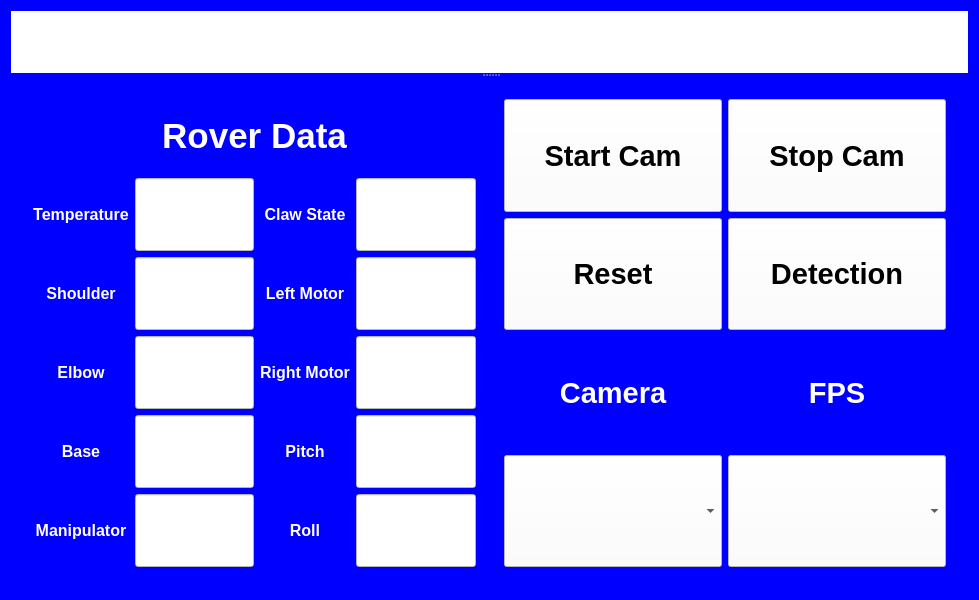
<?xml version="1.0" encoding="UTF-8"?>
<ui version="4.0">
 <class>MainWindow</class>
 <widget class="QWidget" name="MainWindow">
  <property name="geometry">
   <rect>
    <x>0</x>
    <y>0</y>
    <width>979</width>
    <height>600</height>
   </rect>
  </property>
  <property name="windowTitle">
   <string>MainWindow</string>
  </property>
  <property name="styleSheet">
   <string notr="true">background:blue;</string>
  </property>
  <layout class="QGridLayout" name="gridLayout">
   <item row="0" column="0">
    <widget class="QSplitter" name="splitter">
     <property name="orientation">
      <enum>Qt::Vertical</enum>
     </property>
     <widget class="QWidget" name="pic" native="true">
      <property name="sizePolicy">
       <sizepolicy hsizetype="Preferred" vsizetype="Preferred">
        <horstretch>0</horstretch>
        <verstretch>0</verstretch>
       </sizepolicy>
      </property>
      <property name="styleSheet">
       <string notr="true">image:url(/home/ieee-2/Pictures/Bulls.jpg);
background:white;
</string>
      </property>
     </widget>
     <widget class="QWidget" name="widget_2" native="true">
      <property name="sizePolicy">
       <sizepolicy hsizetype="Preferred" vsizetype="Preferred">
        <horstretch>0</horstretch>
        <verstretch>0</verstretch>
       </sizepolicy>
      </property>
      <layout class="QGridLayout" name="gridLayout_2">
       <item row="0" column="0">
        <widget class="QWidget" name="widget_3" native="true">
         <property name="sizePolicy">
          <sizepolicy hsizetype="Preferred" vsizetype="Preferred">
           <horstretch>1</horstretch>
           <verstretch>0</verstretch>
          </sizepolicy>
         </property>
         <layout class="QGridLayout" name="gridLayout_4">
          <item row="4" column="0">
           <widget class="QLabel" name="label_4">
            <property name="sizePolicy">
             <sizepolicy hsizetype="Preferred" vsizetype="Preferred">
              <horstretch>0</horstretch>
              <verstretch>1</verstretch>
             </sizepolicy>
            </property>
            <property name="font">
             <font>
              <family>Ubuntu</family>
              <pointsize>12</pointsize>
              <weight>75</weight>
              <bold>true</bold>
             </font>
            </property>
            <property name="styleSheet">
             <string notr="true">color: rgb(255, 255, 255);</string>
            </property>
            <property name="text">
             <string>Base</string>
            </property>
            <property name="alignment">
             <set>Qt::AlignCenter</set>
            </property>
           </widget>
          </item>
          <item row="1" column="0">
           <widget class="QLabel" name="label">
            <property name="sizePolicy">
             <sizepolicy hsizetype="Preferred" vsizetype="Preferred">
              <horstretch>0</horstretch>
              <verstretch>1</verstretch>
             </sizepolicy>
            </property>
            <property name="font">
             <font>
              <family>Ubuntu</family>
              <pointsize>12</pointsize>
              <weight>75</weight>
              <bold>true</bold>
             </font>
            </property>
            <property name="styleSheet">
             <string notr="true">color: rgb(255, 255, 255);</string>
            </property>
            <property name="text">
             <string>Temperature</string>
            </property>
            <property name="alignment">
             <set>Qt::AlignCenter</set>
            </property>
           </widget>
          </item>
          <item row="2" column="1">
           <widget class="QLineEdit" name="xboxLabelShoulder">
            <property name="sizePolicy">
             <sizepolicy hsizetype="Expanding" vsizetype="Preferred">
              <horstretch>0</horstretch>
              <verstretch>1</verstretch>
             </sizepolicy>
            </property>
            <property name="font">
             <font>
              <family>Ubuntu</family>
              <pointsize>12</pointsize>
              <weight>75</weight>
              <italic>false</italic>
              <bold>true</bold>
             </font>
            </property>
            <property name="styleSheet">
             <string notr="true">background-color: rgb(255, 255, 255);</string>
            </property>
            <property name="alignment">
             <set>Qt::AlignCenter</set>
            </property>
            <property name="readOnly">
             <bool>true</bool>
            </property>
           </widget>
          </item>
          <item row="5" column="0">
           <widget class="QLabel" name="label_5">
            <property name="sizePolicy">
             <sizepolicy hsizetype="Preferred" vsizetype="Preferred">
              <horstretch>0</horstretch>
              <verstretch>1</verstretch>
             </sizepolicy>
            </property>
            <property name="font">
             <font>
              <family>Ubuntu</family>
              <pointsize>12</pointsize>
              <weight>75</weight>
              <bold>true</bold>
             </font>
            </property>
            <property name="styleSheet">
             <string notr="true">color: rgb(255, 255, 255);</string>
            </property>
            <property name="text">
             <string>Manipulator</string>
            </property>
            <property name="alignment">
             <set>Qt::AlignCenter</set>
            </property>
           </widget>
          </item>
          <item row="3" column="1">
           <widget class="QLineEdit" name="xboxLabelElbow">
            <property name="sizePolicy">
             <sizepolicy hsizetype="Expanding" vsizetype="Preferred">
              <horstretch>0</horstretch>
              <verstretch>1</verstretch>
             </sizepolicy>
            </property>
            <property name="font">
             <font>
              <family>Ubuntu</family>
              <pointsize>12</pointsize>
              <weight>75</weight>
              <italic>false</italic>
              <bold>true</bold>
             </font>
            </property>
            <property name="styleSheet">
             <string notr="true">background-color: rgb(255, 255, 255);</string>
            </property>
            <property name="alignment">
             <set>Qt::AlignCenter</set>
            </property>
            <property name="readOnly">
             <bool>true</bool>
            </property>
           </widget>
          </item>
          <item row="3" column="2">
           <widget class="QLabel" name="label_9">
            <property name="sizePolicy">
             <sizepolicy hsizetype="Preferred" vsizetype="Preferred">
              <horstretch>0</horstretch>
              <verstretch>1</verstretch>
             </sizepolicy>
            </property>
            <property name="font">
             <font>
              <family>Ubuntu</family>
              <pointsize>12</pointsize>
              <weight>75</weight>
              <bold>true</bold>
             </font>
            </property>
            <property name="styleSheet">
             <string notr="true">color: rgb(255, 255, 255);</string>
            </property>
            <property name="text">
             <string>Right Motor</string>
            </property>
            <property name="alignment">
             <set>Qt::AlignCenter</set>
            </property>
           </widget>
          </item>
          <item row="2" column="3">
           <widget class="QLineEdit" name="xboxLabelLeftMotor">
            <property name="sizePolicy">
             <sizepolicy hsizetype="Expanding" vsizetype="Preferred">
              <horstretch>0</horstretch>
              <verstretch>1</verstretch>
             </sizepolicy>
            </property>
            <property name="font">
             <font>
              <family>Ubuntu</family>
              <pointsize>12</pointsize>
              <weight>75</weight>
              <italic>false</italic>
              <bold>true</bold>
             </font>
            </property>
            <property name="styleSheet">
             <string notr="true">background-color: rgb(255, 255, 255);</string>
            </property>
            <property name="alignment">
             <set>Qt::AlignCenter</set>
            </property>
            <property name="readOnly">
             <bool>true</bool>
            </property>
           </widget>
          </item>
          <item row="4" column="1">
           <widget class="QLineEdit" name="xboxLabelBase">
            <property name="sizePolicy">
             <sizepolicy hsizetype="Expanding" vsizetype="Preferred">
              <horstretch>0</horstretch>
              <verstretch>1</verstretch>
             </sizepolicy>
            </property>
            <property name="font">
             <font>
              <family>Ubuntu</family>
              <pointsize>12</pointsize>
              <weight>75</weight>
              <italic>false</italic>
              <bold>true</bold>
             </font>
            </property>
            <property name="styleSheet">
             <string notr="true">background-color: rgb(255, 255, 255);</string>
            </property>
            <property name="alignment">
             <set>Qt::AlignCenter</set>
            </property>
            <property name="readOnly">
             <bool>true</bool>
            </property>
           </widget>
          </item>
          <item row="1" column="3">
           <widget class="QLineEdit" name="xboxLabelClawState">
            <property name="sizePolicy">
             <sizepolicy hsizetype="Expanding" vsizetype="Preferred">
              <horstretch>0</horstretch>
              <verstretch>1</verstretch>
             </sizepolicy>
            </property>
            <property name="font">
             <font>
              <family>Ubuntu</family>
              <pointsize>12</pointsize>
              <weight>75</weight>
              <italic>false</italic>
              <bold>true</bold>
             </font>
            </property>
            <property name="styleSheet">
             <string notr="true">background-color: rgb(255, 255, 255);</string>
            </property>
            <property name="alignment">
             <set>Qt::AlignCenter</set>
            </property>
            <property name="readOnly">
             <bool>true</bool>
            </property>
           </widget>
          </item>
          <item row="1" column="2">
           <widget class="QLabel" name="label_7">
            <property name="sizePolicy">
             <sizepolicy hsizetype="Preferred" vsizetype="Preferred">
              <horstretch>0</horstretch>
              <verstretch>1</verstretch>
             </sizepolicy>
            </property>
            <property name="font">
             <font>
              <family>Ubuntu</family>
              <pointsize>12</pointsize>
              <weight>75</weight>
              <bold>true</bold>
             </font>
            </property>
            <property name="styleSheet">
             <string notr="true">color: rgb(255, 255, 255);</string>
            </property>
            <property name="text">
             <string>Claw State</string>
            </property>
            <property name="alignment">
             <set>Qt::AlignCenter</set>
            </property>
           </widget>
          </item>
          <item row="2" column="0">
           <widget class="QLabel" name="label_2">
            <property name="sizePolicy">
             <sizepolicy hsizetype="Preferred" vsizetype="Preferred">
              <horstretch>0</horstretch>
              <verstretch>1</verstretch>
             </sizepolicy>
            </property>
            <property name="font">
             <font>
              <family>Ubuntu</family>
              <pointsize>12</pointsize>
              <weight>75</weight>
              <bold>true</bold>
             </font>
            </property>
            <property name="styleSheet">
             <string notr="true">color: rgb(255, 255, 255);</string>
            </property>
            <property name="text">
             <string>Shoulder</string>
            </property>
            <property name="alignment">
             <set>Qt::AlignCenter</set>
            </property>
           </widget>
          </item>
          <item row="5" column="3">
           <widget class="QLineEdit" name="roll">
            <property name="sizePolicy">
             <sizepolicy hsizetype="Expanding" vsizetype="Preferred">
              <horstretch>0</horstretch>
              <verstretch>1</verstretch>
             </sizepolicy>
            </property>
            <property name="font">
             <font>
              <family>Ubuntu</family>
              <pointsize>12</pointsize>
              <weight>75</weight>
              <italic>false</italic>
              <bold>true</bold>
             </font>
            </property>
            <property name="styleSheet">
             <string notr="true">background-color: rgb(255, 255, 255);</string>
            </property>
            <property name="alignment">
             <set>Qt::AlignCenter</set>
            </property>
            <property name="readOnly">
             <bool>true</bool>
            </property>
           </widget>
          </item>
          <item row="2" column="2">
           <widget class="QLabel" name="label_8">
            <property name="sizePolicy">
             <sizepolicy hsizetype="Preferred" vsizetype="Preferred">
              <horstretch>0</horstretch>
              <verstretch>1</verstretch>
             </sizepolicy>
            </property>
            <property name="font">
             <font>
              <family>Ubuntu</family>
              <pointsize>12</pointsize>
              <weight>75</weight>
              <bold>true</bold>
             </font>
            </property>
            <property name="styleSheet">
             <string notr="true">color: rgb(255, 255, 255);</string>
            </property>
            <property name="text">
             <string>Left Motor</string>
            </property>
            <property name="alignment">
             <set>Qt::AlignCenter</set>
            </property>
           </widget>
          </item>
          <item row="3" column="3">
           <widget class="QLineEdit" name="xboxLabelRightMotor">
            <property name="sizePolicy">
             <sizepolicy hsizetype="Expanding" vsizetype="Preferred">
              <horstretch>0</horstretch>
              <verstretch>1</verstretch>
             </sizepolicy>
            </property>
            <property name="font">
             <font>
              <family>Ubuntu</family>
              <pointsize>12</pointsize>
              <weight>75</weight>
              <italic>false</italic>
              <bold>true</bold>
             </font>
            </property>
            <property name="styleSheet">
             <string notr="true">background-color: rgb(255, 255, 255);</string>
            </property>
            <property name="alignment">
             <set>Qt::AlignCenter</set>
            </property>
            <property name="readOnly">
             <bool>true</bool>
            </property>
           </widget>
          </item>
          <item row="5" column="1">
           <widget class="QLineEdit" name="xboxLabelManipulator">
            <property name="sizePolicy">
             <sizepolicy hsizetype="Expanding" vsizetype="Preferred">
              <horstretch>0</horstretch>
              <verstretch>1</verstretch>
             </sizepolicy>
            </property>
            <property name="font">
             <font>
              <family>Ubuntu</family>
              <pointsize>12</pointsize>
              <weight>75</weight>
              <italic>false</italic>
              <bold>true</bold>
             </font>
            </property>
            <property name="styleSheet">
             <string notr="true">background-color: rgb(255, 255, 255);</string>
            </property>
            <property name="alignment">
             <set>Qt::AlignCenter</set>
            </property>
            <property name="readOnly">
             <bool>true</bool>
            </property>
           </widget>
          </item>
          <item row="3" column="0">
           <widget class="QLabel" name="label_3">
            <property name="sizePolicy">
             <sizepolicy hsizetype="Preferred" vsizetype="Preferred">
              <horstretch>0</horstretch>
              <verstretch>1</verstretch>
             </sizepolicy>
            </property>
            <property name="font">
             <font>
              <family>Ubuntu</family>
              <pointsize>12</pointsize>
              <weight>75</weight>
              <bold>true</bold>
             </font>
            </property>
            <property name="styleSheet">
             <string notr="true">color: rgb(255, 255, 255);</string>
            </property>
            <property name="text">
             <string>Elbow</string>
            </property>
            <property name="alignment">
             <set>Qt::AlignCenter</set>
            </property>
           </widget>
          </item>
          <item row="0" column="0" colspan="4">
           <widget class="QLabel" name="label_6">
            <property name="sizePolicy">
             <sizepolicy hsizetype="Preferred" vsizetype="Preferred">
              <horstretch>0</horstretch>
              <verstretch>1</verstretch>
             </sizepolicy>
            </property>
            <property name="font">
             <font>
              <pointsize>26</pointsize>
              <weight>75</weight>
              <bold>true</bold>
             </font>
            </property>
            <property name="styleSheet">
             <string notr="true">color: rgb(255, 255, 255);</string>
            </property>
            <property name="frameShadow">
             <enum>QFrame::Sunken</enum>
            </property>
            <property name="text">
             <string>Rover Data</string>
            </property>
            <property name="alignment">
             <set>Qt::AlignCenter</set>
            </property>
           </widget>
          </item>
          <item row="1" column="1">
           <widget class="QLineEdit" name="metaInformation">
            <property name="sizePolicy">
             <sizepolicy hsizetype="Expanding" vsizetype="Preferred">
              <horstretch>0</horstretch>
              <verstretch>1</verstretch>
             </sizepolicy>
            </property>
            <property name="font">
             <font>
              <family>Ubuntu</family>
              <pointsize>12</pointsize>
              <weight>75</weight>
              <italic>false</italic>
              <bold>true</bold>
             </font>
            </property>
            <property name="styleSheet">
             <string notr="true">background-color: rgb(255, 255, 255);</string>
            </property>
            <property name="alignment">
             <set>Qt::AlignCenter</set>
            </property>
            <property name="readOnly">
             <bool>true</bool>
            </property>
           </widget>
          </item>
          <item row="4" column="2">
           <widget class="QLabel" name="label_10">
            <property name="sizePolicy">
             <sizepolicy hsizetype="Preferred" vsizetype="Preferred">
              <horstretch>0</horstretch>
              <verstretch>1</verstretch>
             </sizepolicy>
            </property>
            <property name="font">
             <font>
              <family>Ubuntu</family>
              <pointsize>12</pointsize>
              <weight>75</weight>
              <bold>true</bold>
             </font>
            </property>
            <property name="styleSheet">
             <string notr="true">color: rgb(255, 255, 255);</string>
            </property>
            <property name="text">
             <string>Pitch</string>
            </property>
            <property name="alignment">
             <set>Qt::AlignCenter</set>
            </property>
           </widget>
          </item>
          <item row="5" column="2">
           <widget class="QLabel" name="label_11">
            <property name="sizePolicy">
             <sizepolicy hsizetype="Preferred" vsizetype="Preferred">
              <horstretch>0</horstretch>
              <verstretch>1</verstretch>
             </sizepolicy>
            </property>
            <property name="font">
             <font>
              <family>Ubuntu</family>
              <pointsize>12</pointsize>
              <weight>75</weight>
              <bold>true</bold>
             </font>
            </property>
            <property name="styleSheet">
             <string notr="true">color: rgb(255, 255, 255);</string>
            </property>
            <property name="text">
             <string>Roll</string>
            </property>
            <property name="alignment">
             <set>Qt::AlignCenter</set>
            </property>
           </widget>
          </item>
          <item row="4" column="3">
           <widget class="QLineEdit" name="pitch">
            <property name="sizePolicy">
             <sizepolicy hsizetype="Expanding" vsizetype="Preferred">
              <horstretch>0</horstretch>
              <verstretch>1</verstretch>
             </sizepolicy>
            </property>
            <property name="font">
             <font>
              <family>Ubuntu</family>
              <pointsize>12</pointsize>
              <weight>75</weight>
              <italic>false</italic>
              <bold>true</bold>
             </font>
            </property>
            <property name="styleSheet">
             <string notr="true">background-color: rgb(255, 255, 255);</string>
            </property>
            <property name="alignment">
             <set>Qt::AlignCenter</set>
            </property>
            <property name="readOnly">
             <bool>true</bool>
            </property>
           </widget>
          </item>
         </layout>
        </widget>
       </item>
       <item row="0" column="1">
        <widget class="QWidget" name="widget" native="true">
         <property name="sizePolicy">
          <sizepolicy hsizetype="Preferred" vsizetype="Preferred">
           <horstretch>1</horstretch>
           <verstretch>0</verstretch>
          </sizepolicy>
         </property>
         <layout class="QGridLayout" name="gridLayout_3">
          <item row="0" column="0">
           <widget class="QPushButton" name="startButton">
            <property name="sizePolicy">
             <sizepolicy hsizetype="Preferred" vsizetype="Preferred">
              <horstretch>0</horstretch>
              <verstretch>0</verstretch>
             </sizepolicy>
            </property>
            <property name="font">
             <font>
              <family>Ubuntu</family>
              <pointsize>22</pointsize>
              <weight>75</weight>
              <italic>false</italic>
              <bold>true</bold>
             </font>
            </property>
            <property name="styleSheet">
             <string notr="true">background-color: rgb(255, 255, 255);</string>
            </property>
            <property name="text">
             <string>Start Cam</string>
            </property>
           </widget>
          </item>
          <item row="0" column="1">
           <widget class="QPushButton" name="stopButton">
            <property name="sizePolicy">
             <sizepolicy hsizetype="Preferred" vsizetype="Preferred">
              <horstretch>0</horstretch>
              <verstretch>0</verstretch>
             </sizepolicy>
            </property>
            <property name="font">
             <font>
              <family>Ubuntu</family>
              <pointsize>22</pointsize>
              <weight>75</weight>
              <italic>false</italic>
              <bold>true</bold>
             </font>
            </property>
            <property name="styleSheet">
             <string notr="true">background-color: rgb(255, 255, 255);</string>
            </property>
            <property name="text">
             <string>Stop Cam</string>
            </property>
           </widget>
          </item>
          <item row="1" column="0">
           <widget class="QPushButton" name="resetButton">
            <property name="sizePolicy">
             <sizepolicy hsizetype="Preferred" vsizetype="Preferred">
              <horstretch>0</horstretch>
              <verstretch>0</verstretch>
             </sizepolicy>
            </property>
            <property name="font">
             <font>
              <family>Ubuntu</family>
              <pointsize>22</pointsize>
              <weight>75</weight>
              <italic>false</italic>
              <bold>true</bold>
             </font>
            </property>
            <property name="styleSheet">
             <string notr="true">background-color: rgb(255, 255, 255);</string>
            </property>
            <property name="text">
             <string>Reset</string>
            </property>
           </widget>
          </item>
          <item row="2" column="0">
           <widget class="QLabel" name="cameraLabel">
            <property name="font">
             <font>
              <family>Ubuntu</family>
              <pointsize>22</pointsize>
              <weight>75</weight>
              <bold>true</bold>
             </font>
            </property>
            <property name="styleSheet">
             <string notr="true">color: rgb(255, 255, 255);</string>
            </property>
            <property name="text">
             <string>Camera</string>
            </property>
            <property name="alignment">
             <set>Qt::AlignCenter</set>
            </property>
           </widget>
          </item>
          <item row="3" column="0">
           <widget class="QComboBox" name="comboCameraSelect">
            <property name="sizePolicy">
             <sizepolicy hsizetype="Preferred" vsizetype="Preferred">
              <horstretch>0</horstretch>
              <verstretch>0</verstretch>
             </sizepolicy>
            </property>
            <property name="font">
             <font>
              <family>Ubuntu</family>
              <pointsize>22</pointsize>
              <weight>75</weight>
              <italic>false</italic>
              <bold>true</bold>
             </font>
            </property>
            <property name="styleSheet">
             <string notr="true">background-color: rgb(255, 255, 255);</string>
            </property>
           </widget>
          </item>
          <item row="2" column="1">
           <widget class="QLabel" name="FPSLabel">
            <property name="font">
             <font>
              <family>Ubuntu</family>
              <pointsize>22</pointsize>
              <weight>75</weight>
              <bold>true</bold>
             </font>
            </property>
            <property name="styleSheet">
             <string notr="true">color: rgb(255, 255, 255);</string>
            </property>
            <property name="text">
             <string>FPS</string>
            </property>
            <property name="alignment">
             <set>Qt::AlignCenter</set>
            </property>
           </widget>
          </item>
          <item row="3" column="1">
           <widget class="QComboBox" name="comboFPSSelect">
            <property name="enabled">
             <bool>true</bool>
            </property>
            <property name="sizePolicy">
             <sizepolicy hsizetype="Preferred" vsizetype="Preferred">
              <horstretch>0</horstretch>
              <verstretch>0</verstretch>
             </sizepolicy>
            </property>
            <property name="font">
             <font>
              <family>Ubuntu</family>
              <pointsize>22</pointsize>
              <weight>75</weight>
              <italic>false</italic>
              <bold>true</bold>
             </font>
            </property>
            <property name="styleSheet">
             <string notr="true">background-color: rgb(255, 255, 255);</string>
            </property>
           </widget>
          </item>
          <item row="1" column="1">
           <widget class="QPushButton" name="detectionButton">
            <property name="sizePolicy">
             <sizepolicy hsizetype="Preferred" vsizetype="Preferred">
              <horstretch>0</horstretch>
              <verstretch>0</verstretch>
             </sizepolicy>
            </property>
            <property name="font">
             <font>
              <family>Ubuntu</family>
              <pointsize>22</pointsize>
              <weight>75</weight>
              <italic>false</italic>
              <bold>true</bold>
             </font>
            </property>
            <property name="styleSheet">
             <string notr="true">background-color: rgb(255, 255, 255);</string>
            </property>
            <property name="text">
             <string>Detection</string>
            </property>
           </widget>
          </item>
         </layout>
        </widget>
       </item>
      </layout>
     </widget>
    </widget>
   </item>
  </layout>
 </widget>
 <layoutdefault spacing="6" margin="11"/>
 <resources/>
 <connections/>
</ui>
